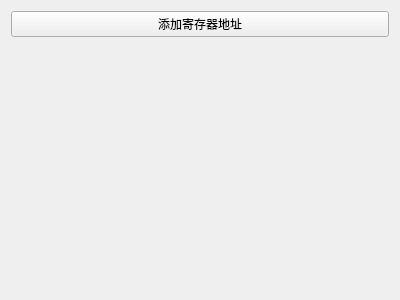
<?xml version="1.0" encoding="UTF-8"?>
<ui version="4.0">
 <class>addRegisterForm</class>
 <widget class="QWidget" name="addRegisterForm">
  <property name="geometry">
   <rect>
    <x>0</x>
    <y>0</y>
    <width>400</width>
    <height>300</height>
   </rect>
  </property>
  <property name="windowTitle">
   <string>Form</string>
  </property>
  <layout class="QGridLayout" name="gridLayout">
   <item row="0" column="0">
    <widget class="QPushButton" name="pushButton">
     <property name="text">
      <string>添加寄存器地址</string>
     </property>
    </widget>
   </item>
   <item row="1" column="0">
    <widget class="QWidget" name="widget" native="true"/>
   </item>
  </layout>
 </widget>
 <resources/>
 <connections/>
</ui>
